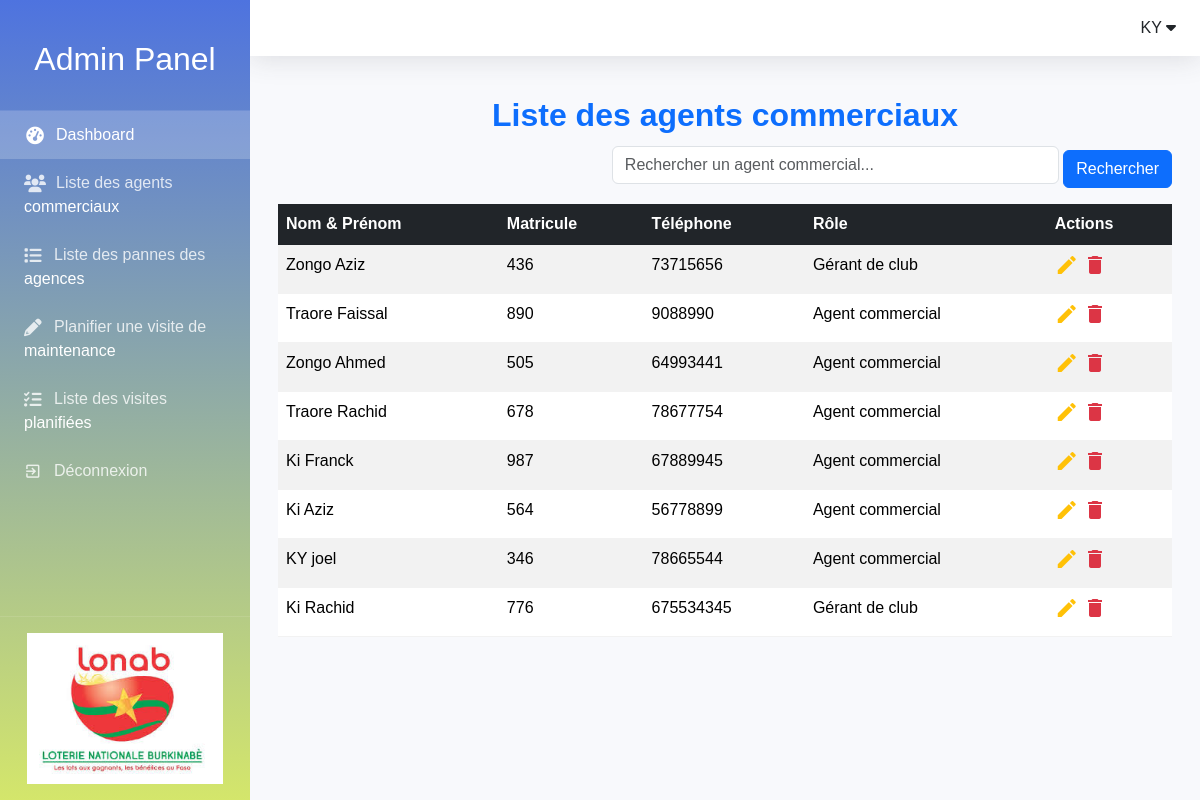
Screenshot of /monapplication/agent_liste/ with the database file from the repository.
### monapplication/models.py (models this page shows, shortened)
class AgentCommercial(models.Model):
    nom = models.CharField(max_length=100)
    prenom = models.CharField(max_length=100)
    matricule = models.CharField(max_length=10, unique=True)
    telephone = models.CharField(max_length=15)
    gerant_de_club = models.BooleanField(default=False)
    gerant = models.ForeignKey(
        'self',
        null=True, blank=True,
        on_delete=models.SET_NULL,
        limit_choices_to={'gerant_de_club': True},
        related_name='agents_sous_gerance',
        verbose_name="Gérant"
    )

### monapplication/views.py (the view, shortened to what this page needs)
# urls.py: path('agent_liste/', views.liste_commerciaux, name='agent_liste'),
def liste_commerciaux(request):
    query = request.GET.get('q', '')
    agents_list = AgentCommercial.objects.all()
    paginator = Paginator(agents_list, 18)  # 18 agents par page
    page_number = request.GET.get('page')
    page_obj = paginator.get_page(page_number)
    context = {
        'page_obj': page_obj,
        'agents': page_obj.object_list,
        'request': request  # requis pour {{ request.GET.q }} dans le template
    }
    return render(request, 'agent_liste.html', context)

### monapplication/templates/agent_liste.html (shortened to what this page needs)
{% extends 'base_generic.html' %}
{% block content %}
<div class="container mt-4">
    <h2 class="text-center text-primary fw-bold">Liste des agents commerciaux</h2>
    <form method="get" class="search-container text-end">
        <input type="text" name="q" value="{{ request.GET.q }}" class="form-control d-inline-block w-50" placeholder="Rechercher un agent commercial...">
        <button type="submit" class="btn btn-primary mt-2">Rechercher</button>
    </form>
    <table class="table table-hover table-striped mt-3">
        <thead class="table-dark">
            <tr>
                <th>Nom & Prénom</th>
                <th>Matricule</th>
                <th>Téléphone</th>
                <th>Rôle</th>
                <th>Actions</th>
            </tr>
        </thead>
        <tbody id="agentTableBody">
            {% for agent in agents %}
            <tr>
                <td>{{ agent.nom }} {{ agent.prenom }}</td>
                <td>{{ agent.matricule }}</td>
                <td>{{ agent.telephone }}</td>
                <td>{% if agent.gerant_de_club %}Gérant de club{% else %}Agent commercial{% endif %}</td>
                <td>
                    <a href="{% url 'modifier_commercial' agent.pk %}" class="icon-btn text-warning" title="Modifier"><i class="material-icons">edit</i></a>
                    <a href="{% url 'supprimer_commercial' agent.pk %}" class="icon-btn text-danger" title="Supprimer"><i class="material-icons">delete</i></a>
                </td>
            </tr>
            {% empty %}
            <tr>
                <td colspan="5" class="text-center">Aucun agent commercial trouvé</td>
            </tr>
            {% endfor %}
        </tbody>
    </table>
</div>
{% endblock %}

### monapplication/templates/base_generic.html (style rules this page uses)
:root { --primary: #4e73df; --secondary: #858796; --success: #1cc88a; --info: #36b9cc; --warning: #f6c23e; --danger: #e74a3b; --light: #f8f9fc; --dark: #5a5c69; }
* { margin: 0; padding: 0; box-sizing: border-box; font-family: 'Nunito', sans-serif; }
body { background-color: #f8f9fc; min-height: 100vh; display: flex; }
table { width: 100%; border-collapse: collapse; }
th, td { padding: 0.75rem; text-align: left; border-bottom: 1px solid rgba(0, 0, 0, 0.05); white-space: nowrap; }
th { background-color: var(--light); color: var(--dark); font-weight: bold; }

### monapplication/templates/agent_liste.html (style rules this page uses)
.search-container { margin-bottom: 15px; }
.icon-btn { border: none; background: none; font-size: 18px; cursor: pointer; }
.icon-btn i { transition: color 0.3s; }

### rows the page displays
AgentCommercial: nom "Zongo", prenom "Aziz", matricule "436", telephone "73715656", gerant_de_club "Gérant de club"
AgentCommercial: nom "Traore", prenom "Faissal", matricule "890", telephone "9088990", gerant_de_club "Agent commercial"
AgentCommercial: nom "Zongo", prenom "Ahmed", matricule "505", telephone "64993441", gerant_de_club "Agent commercial"
AgentCommercial: nom "Traore", prenom "Rachid", matricule "678", telephone "78677754", gerant_de_club "Agent commercial"
AgentCommercial: nom "Ki", prenom "Franck", matricule "987", telephone "67889945", gerant_de_club "Agent commercial"
AgentCommercial: nom "Ki", prenom "Aziz", matricule "564", telephone "56778899", gerant_de_club "Agent commercial"
AgentCommercial: nom "KY", prenom "joel", matricule "346", telephone "78665544", gerant_de_club "Agent commercial"
AgentCommercial: nom "Ki", prenom "Rachid", matricule "776", telephone "675534345", gerant_de_club "Gérant de club"
